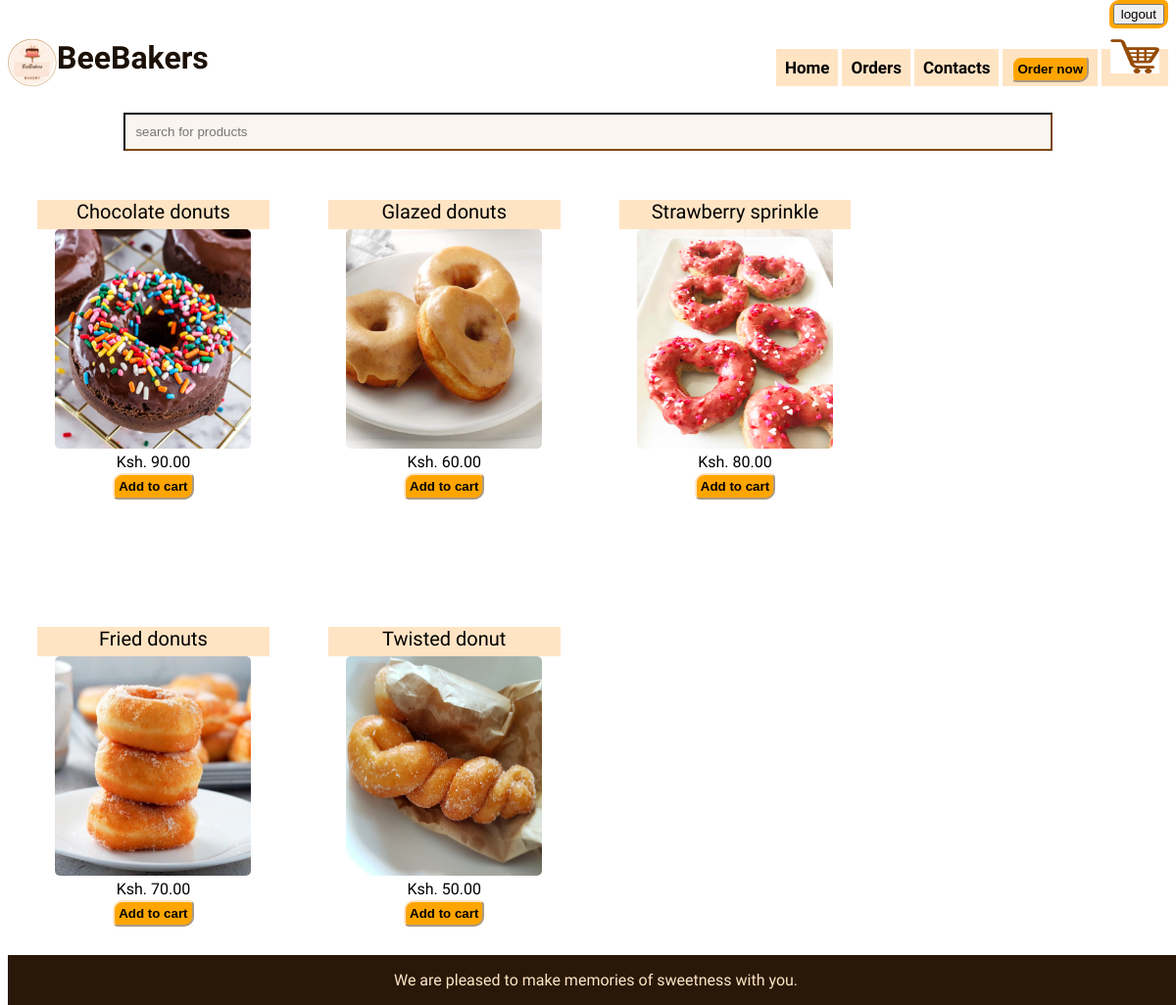
The page /products/donuts/ on the database its author committed.
### mysite/models.py (models this page shows, shortened)
class Product(models.Model):
    name = models.CharField(max_length=100)
    price = models.DecimalField(max_digits=10, decimal_places=2)
    type = models.CharField(max_length=50, default='cake')
    image = models.ImageField(upload_to='images/')
    class Meta:
        verbose_name = _('product')
        verbose_name_plural = _('products')

### mysite/views.py (the view)
# urls.py: path('products/donuts/', views.donuts, name='donuts'),
def donuts(request):
    products = Product.objects.filter(type='donuts')
    return render(request, "donuts.html", {'products': products})

### mysite/templates/donuts.html (shortened to what this page needs)
<!DOCTYPE html>
<html lang="en">
<head>
    {%load static%}
    <link rel="stylesheet" href="{% static 'styles.css' %}">
</head>
<body>
    <a href="{% url 'logout' %}" class="logout"><button>logout</button></a>
    <header>
        <div>
            <nav class="nav-links">
                <div class="nav-menu">
                    <a href="{% url 'index' %}">Home</a>
                    <a href="{% url 'orders' %}">Orders</a>
                    <a href="{% url 'contact' %}">Contacts</a>
                    <a href="{% url 'order' %}"><button>Order now</button></a>
                    <a href="{% url 'view_cart' %}"><img src="{%static 'images/cart.png'%}" style="width:50px; height:35px;"></a>
        </div>
        </nav>
    </div>
    <div class="logo">
        <img src="{%static 'images\bakeryLogo.PNG'%}">
    <h1>BeeBakers</h1>
    </div>
    </header>
    <div class="search">
        <input type="search" placeholder="search for products">
    </div>
    <center>
        <section>
            {%load static%}
                {% for product in products %}
                <div class="product">
                        <p>{{ product.name }}</p>
                        <img src="{{ product.image.url }}" alt="{{ product.name }}">
                        <div id="product_{{ product.id }}">
                            <span class="price">Ksh. {{ product.price }}</span>
                            <form method="post" action="{% url 'add_to_cart' product.id %}">
                                <button class="product_btn">Add to cart</button>
                            </form>
                        </div>
                    </div>
                {% endfor %}
        </section>
</center>
    <footer class="footer">
        <p>We are pleased to make memories of sweetness with you.
        </p>
    </footer>
</body>
</html>

### mysite/static/styles.css (style rules this page uses)
body { font-family: "Trirong", serif; }
.logo { margin-top: 5vh; }
.logo img { width: 50px; height: 6vh; float: left; ; }
.logo h1 { color: #1c1107; }
nav { float: right; enable-background: new; top: 0px; }
nav a { text-decoration: none; color: black; padding: 9px; font-weight: bold; font-size: 17px; background-color: bisque; }
nav button { font-weight: bold; background-color: orange; border-color: bisque; border-radius: 10px 5px; padding: 4px; }
.logout { float: right; font-weight: bold; background-color: orange; color: #1c1107; border-color: bisque; border-radius: 10px 5px; padding: 4px; margin-top: -40px; }
.footer { display: block; background-color: rgb(41, 24, 8); color: bisque; bottom: 0; position: absolute; position: fixed; width: 100%; text-align: center; }
.search input { padding: 10px; float: right; margin-right: 10%; background-color: rgb(250, 245, 239); border-color: rgb(41, 24, 8); margin-top: 2vh; width: 80%; }
.product { align-items: center; justify-content: center; width: 20%; float: left; padding: 30px 30px 10vh 30px; }
.product p { margin-bottom: -0px; background-color: bisque; font-family: "Trirong", serif; font-weight: 100px; height: 30px; font-size: 20px; }
.product img { width: 25vh; height: 28vh; border-radius: 5px; }
.product button { margin-top: 2px; font-weight: bold; background-color: orange; border-color: bisque; border-radius: 10px 5px; padding: 4px; }
.product_btn { font-weight: bold; background-color: orange; border-color: bisque; border-radius: 10px 5px; padding: 4px; }

### rows shown on the page
Product: name "Chocolate donuts", image (picture), price "90.00"
Product: name "Glazed donuts", image (picture), price "60.00"
Product: name "Strawberry sprinkle", image (picture), price "80.00"
Product: name "Fried donuts", image (picture), price "70.00"
Product: name "Twisted donut", image (picture), price "50.00"
